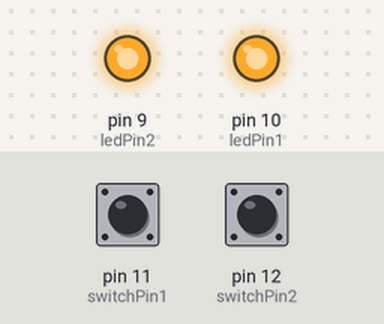
The sketch below on a simulated Arduino Uno, built with avr-gcc and run on an emulated ATmega328P. On the bench: output pins drawn as LEDs (lit = HIGH). The inputs (shaded band) are chosen by the test bench; at power-on: pin 11 (switchPin1) HIGH, pin 12 (switchPin2) HIGH.

Above: at 1.2 s.
1.3 s: pin 11 (switchPin1) pulled LOW for 0.15 s
At 2.4 s:
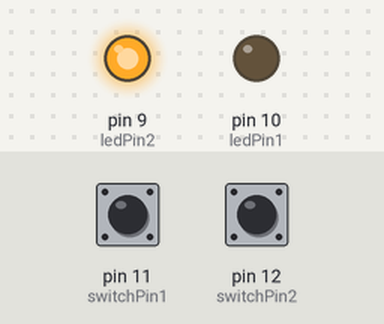
2.9 s: pin 12 (switchPin2) pulled LOW for 0.15 s
At 3.7 s:
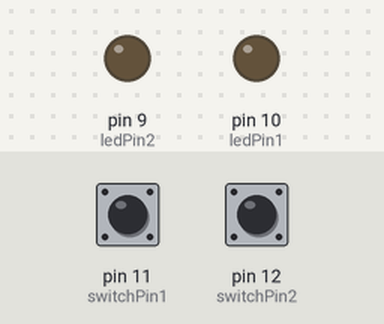
4.5 s: pin 11 (switchPin1) pulled LOW for 1 s
At 6.1 s:
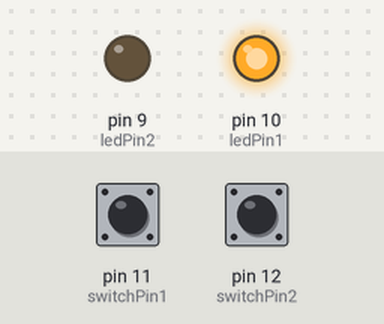
7.0 s: pin 11 (switchPin1) pulled LOW for 3.2 s
At 10.9 s:
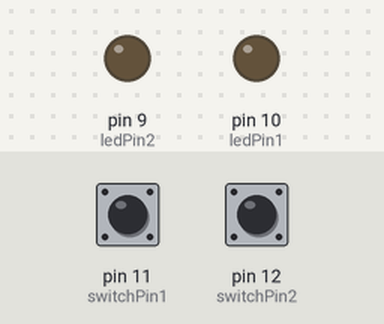
11.7 s: pin 12 (switchPin2) pulled LOW for 1 s
At 14.0 s:
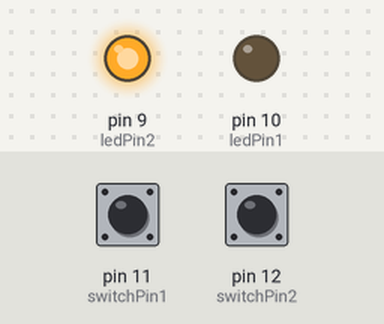
Timing chart, 0 to 15.2 s (numbered marks = the images above; inputs shaded):
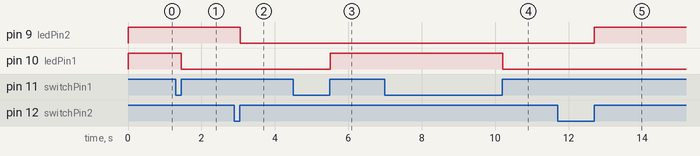

Measured:
- after the input at 1.3 s, pin 10 (ledPin1): HIGH → LOW after 0.16 s
- after the input at 2.9 s, pin 9 (ledPin2): HIGH → LOW after 0.16 s
- after the input at 4.5 s, pin 10 (ledPin1): LOW → HIGH after 1.0 s
- after the input at 7.0 s, pin 10 (ledPin1): HIGH → LOW after 3.2 s
- after the input at 11.7 s, pin 9 (ledPin2): LOW → HIGH after 1.0 s

The sketch:

button1.ino
```cpp
int ledPin1= 10;
int ledPin2= 9;
int switchPin1= 11;
int switchPin2= 12;
boolean lastButton1 = LOW;
boolean currentButton1 = LOW;
boolean lastButton2 = LOW;
boolean currentButton2 = LOW;
boolean ledOn1 = false;
boolean ledOn2= false;

void setup()
{
  pinMode(switchPin1, INPUT);
  pinMode(switchPin2, INPUT);
  pinMode(ledPin1, OUTPUT);
  pinMode(ledPin2, OUTPUT);
}

boolean debounce1(boolean last1)
{
  boolean current1 = digitalRead(switchPin1);

  if(last1 != current1)
  {
    delay(5);
    current1 = digitalRead(switchPin1);
  }

  return current1;
}
boolean debounce2(boolean last2)
{
  boolean current2 = digitalRead(switchPin2);

  if(last2 != current2)
  {
    delay(5);
    current2 = digitalRead(switchPin2);
  }

  return current2;

}

void loop()
{
  currentButton1 = debounce1(lastButton1);
  currentButton2 = debounce2(lastButton2);
  if(lastButton1 == LOW && currentButton1 ==HIGH)
  {
    ledOn1 = !ledOn1;
  }
  if(lastButton2 == LOW && currentButton2 ==HIGH)
  {
    ledOn2 = !ledOn2;
  }
  lastButton1 =  currentButton1;
  digitalWrite(ledPin1, ledOn1);
  lastButton2 =  currentButton2;
  digitalWrite(ledPin2, ledOn2);
}
```
